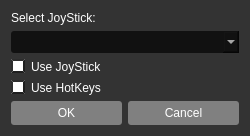
<?xml version="1.0" encoding="UTF-8"?>
<ui version="4.0">
 <class>JoyStickDlg</class>
 <widget class="QWidget" name="JoyStickDlg">
  <property name="geometry">
   <rect>
    <x>0</x>
    <y>0</y>
    <width>250</width>
    <height>128</height>
   </rect>
  </property>
  <property name="minimumSize">
   <size>
    <width>250</width>
    <height>0</height>
   </size>
  </property>
  <property name="windowTitle">
   <string>Form</string>
  </property>
  <property name="styleSheet">
   <string notr="true">QToolTip{
	color : black;
}
QWidget{
	background : #333333;
}
QGroupBox{
	color : white;
	margin-top : 2ex;
	border-radius : 5px;
	padding : 8px;
	padding-top : 13px;
	 border-style: outset;
 	 border-width: 2px;
	 border-color: #1f1f1f;
}
QMenuBar#menuBar{

	background : grey;
	color : white;
	 border-bottom-style: outset;
 	 border-bottom-width: 1px;
	 border-bottom-color: #222222;
}
QMenu{
	background : grey;
	color : #1f1f1f;
}
QMenu::item:selected{
	background : #c9c9c9;
}
QStatusBar#statusBar{
	background : grey;
	color : white;
	border-top-style: outset;
 	border-top-width: 1px;
	border-top-color: #222222;
}
QPushButton{
	color : white;
	background : grey;
	padding : 5px;
	border-radius : 3px;
}

QPushButton:hover{
	background : #c9c9c9;
}
QPushButton:pressed{
	background : #474747;
}
QPushButton:disabled{
	color : #474747;
}
QLineEdit{
	color : white;
	background : #111111;
	padding : 3px;
	border-radius : 3px;
	border-color : white;
	border-width : 1px;
}
QComboBox{
	color : white;
	background : #111111;
	padding : 3px;
	min-width : 40px;
	border-radius : 3px;

}
QComboBox::drop-down{
	
}
QComboBox QAbstractItemView{
	background-color : black;
	color : white;
}
QSlider::handle{
	background : grey;
}
QSlider::handle:hover{
	background : #c9c9c9;
}
QSlider::handle:pressed{
	background : #474747;
}
QLabel{
	color : white;
}
QRadioButton{
	color : white;
}
QCheckBox{
	color : white;
}
QRadioButton::indicator{
	 border-style: outset;
 	 border-width: 2px;
	 border-color: #1f1f1f;
	background : white;
	border-radius : 6px;
}
QRadioButton::indicator:checked{
	 border-style: outset;
 	 border-width: 2px;
	 border-color: white;
	background : #1f1f1f;
	border-radius : 6px;
}
QCheckBox::indicator{
	 border-style: outset;
 	 border-width: 2px;
	 border-color: #1f1f1f;
	background : white;
}
QCheckBox::indicator:checked{
	 border-style: outset;
 	 border-width: 2px;
	 border-color: white;
	background : #1f1f1f;
}</string>
  </property>
  <layout class="QVBoxLayout" name="verticalLayout">
   <item>
    <widget class="QLabel" name="label">
     <property name="text">
      <string>Select JoyStick:</string>
     </property>
    </widget>
   </item>
   <item>
    <widget class="QComboBox" name="joystickCombo"/>
   </item>
   <item>
    <widget class="QCheckBox" name="useJoyStickCheck">
     <property name="text">
      <string>Use JoyStick</string>
     </property>
    </widget>
   </item>
   <item>
    <widget class="QCheckBox" name="useHotKeyCheck">
     <property name="text">
      <string>Use HotKeys</string>
     </property>
    </widget>
   </item>
   <item>
    <layout class="QHBoxLayout" name="horizontalLayout">
     <item>
      <widget class="QPushButton" name="okBtn">
       <property name="text">
        <string>OK</string>
       </property>
      </widget>
     </item>
     <item>
      <widget class="QPushButton" name="cancelBtn">
       <property name="text">
        <string>Cancel</string>
       </property>
      </widget>
     </item>
    </layout>
   </item>
  </layout>
 </widget>
 <resources/>
 <connections/>
</ui>
